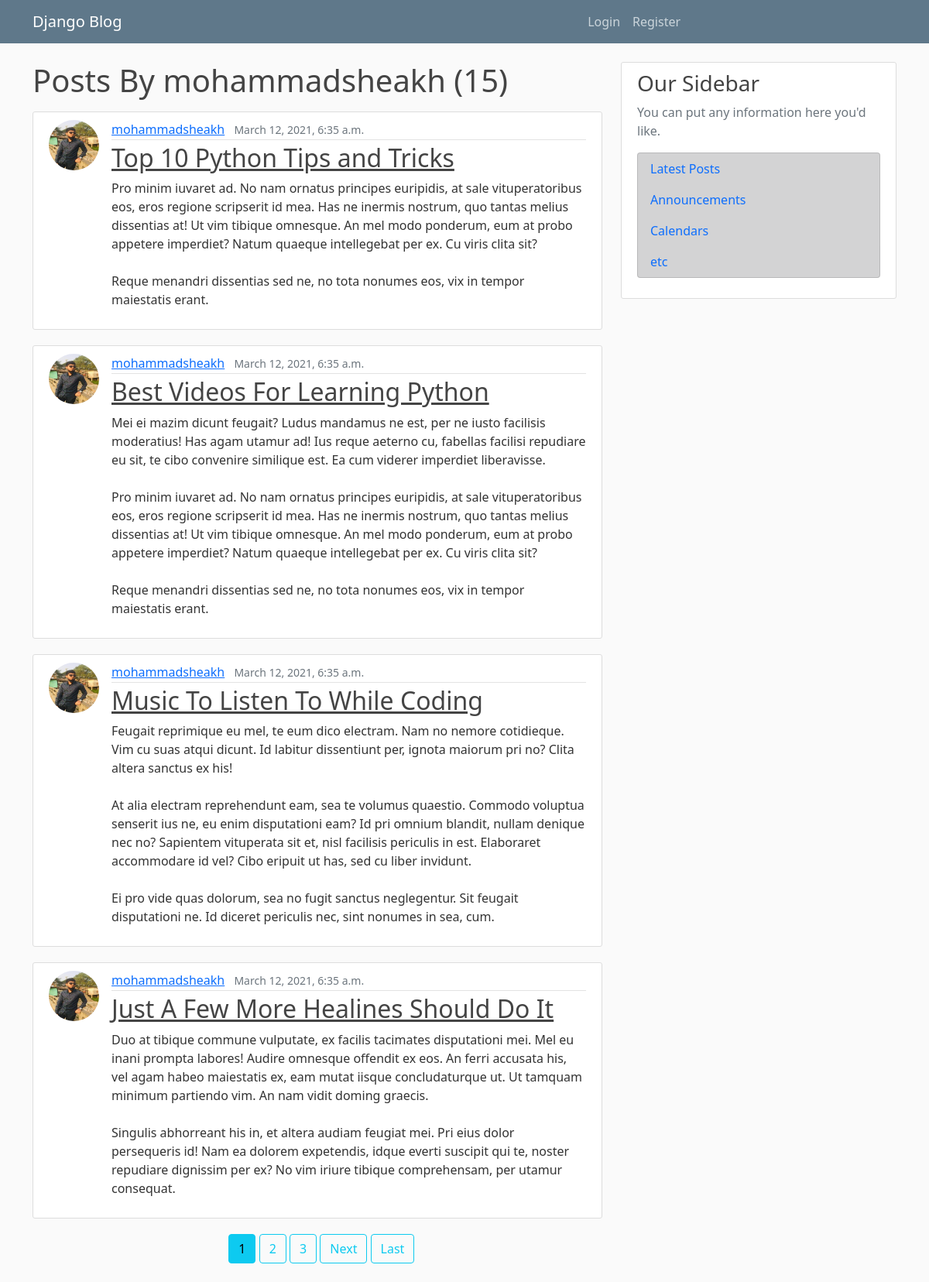
The page /user/mohammadsheakh on the database its author committed.
### blog/models.py (models this page shows, shortened)
class Post(models.Model):
    title = models.CharField(max_length=100)
    content = models.TextField() # unrestricted text.. many lines
    date_posted = models.DateTimeField(default=timezone.now) # auto_now=True  auto_now_add=True
    author = models.ForeignKey(User, on_delete=models.CASCADE) # author jei post gula create korse ..

### users/models.py (models this page shows, shortened)
class Profile(models.Model):
    user = models.OneToOneField(User, on_delete=models.CASCADE) # , null=True, blank=True
    image = models.ImageField(default='default.jpg', upload_to='profile_pics')#

### blog/views.py (the view)
# urls.py: path('user/<str:username>', UserPostListView.as_view(), name='user-posts'),
class UserPostListView(ListView): # ListView theke inherit korlam
    model = Post # listview create korte hole .. ei kaj ta amader korte hobe
    template_name = 'blog/user_posts.html' # -> <app> / <model>_<viewtype>.html
    context_object_name = 'postsKey'
    paginate_by = 4
    """
        we want to add a filter to this that only gets the posts from a certain user.. and that is going to come directly from the URL
        so, when we create a new URL pattern for this.. we will specify the username and the URL path itself.  So, we will set that
        whenever we create URL pattern here in a second .. but for now.. lets just assume that we have a username variable passed into the URL >>
        in order to modify the query set that this list view returns.. we can override a method called get_query_set and change the query set
        from within there.. so lets do that
    """
    def get_queryset(self):  # queryset should be one word
        user = get_object_or_404(User, username=self.kwargs.get('username')) # User model theke amra object ta chai
        return Post.objects.filter(author=user).order_by('-date_posted')

### blog/templates/blog/user_posts.html (shortened to what this page needs)
{% extends "blog/base.html" %}
{% block content %}
    <h1 class="mb-3">Posts By {{ view.kwargs.username }} ({{ page_obj.paginator.count }})</h1>
    {% for post in postsKey %}
        <article class="media content-section">
            <img class="rounded-circle article-img" src="{{ post.author.profile.image.url }}" alt="A problem arise in blog/templates/blog/home.html">
        <div class="media-body">
            <div class="article-metadata">
            <a class="mr-2" href="{% url 'user-posts' post.author.username %}">{{ post.author }}</a>
            <small class="text-muted">{{ post.date_posted }}</small>
            </div>
            <h2><a class="article-title" href="{% url 'post-detail' post.id %}">{{ post.title }}</a></h2>
            <p class="article-content">{{ post.content }}</p>
        </div>
</article>
    {% endfor %}
    <div class="row">
        <div class="col-4"></div>
        <div class="col-8">
        {% if is_paginated %}
            {% for num in page_obj.paginator.page_range %}
                {% if page_obj.number == num %}
                    <a class="btn btn-info mb-4" href="?page={{ num }}">{{ num }}</a>
                {% elif num > page_obj.number|add:'-3' and num < page_obj.number|add:'3' %}
                    <a class="btn btn-outline-info mb-4" href="?page={{ num }}">{{ num }}</a>
                {% endif %}
            {% endfor %}
            {% if page_obj.has_next %}
                <a class="btn btn-outline-info mb-4" href="?page={{ page_obj.next_page_number }}">Next</a>
                <a class="btn btn-outline-info mb-4" href="?page={{ page_obj.paginator.num_pages }}">Last</a>
            {% endif %}
        {% endif %}
        </div>
    </div>
{% endblock content %}

### blog/static/blog/main.css (style rules this page uses)
body { background: #fafafa; color: #333333; margin-top: 5rem; }
h1, h2, h3, h4, h5, h6 { color: #444444; }
.content-section { background: #ffffff; padding: 10px 20px; border: 1px solid #dddddd; border-radius: 3px; margin-bottom: 20px; }
.article-title { color: #444444; }
.article-content { white-space: pre-line; }
.article-img { height: 65px; width: 65px; margin-right: 16px; }
.article-metadata { padding-bottom: 1px; margin-bottom: 4px; border-bottom: 1px solid #e3e3e3 }

### rows shown on the page
Post: author.profile.image (picture), author "mohammadsheakh", date_posted "March 12, 2021, 6:35 a.m.", title "Top 10 Python Tips and Tricks", content "Pro minim iuvaret ad. No nam ornatus principes euripidis, at sale vituperatoribus eos, eros regione scripserit id mea. Has ne inermis nostrum, quo tantas melius dissentias at! Ut vim tibique omnesque. An mel modo ponderum, eum at probo appetere imperdiet? Natum quaeque intellegebat per ex. Cu viris clita sit? Reque menandri dissentias sed ne, no tota nonumes eos, vix in tempor maiestatis erant."
Post: author.profile.image (picture), author "mohammadsheakh", date_posted "March 12, 2021, 6:35 a.m.", title "Best Videos For Learning Python", content "Mei ei mazim dicunt feugait? Ludus mandamus ne est, per ne iusto facilisis moderatius! Has agam utamur ad! Ius reque aeterno cu, fabellas facilisi repudiare eu sit, te cibo convenire similique est. Ea cum viderer imperdiet liberavisse. Pro minim iuvaret ad. No nam ornatus principes euripidis, at sale vituperatoribus eos, eros regione scripserit id mea. Has ne inermis nostrum, quo tantas melius dissentias at! Ut vim tibique omnesque. An mel modo ponderum, eum at probo appetere imperdiet? Natum quaeque intellegebat per ex. Cu viris clita sit? Reque menandri dissentias sed ne, no tota nonumes eos, vix in tempor maiestatis erant."
Post: author.profile.image (picture), author "mohammadsheakh", date_posted "March 12, 2021, 6:35 a.m.", title "Music To Listen To While Coding", content "Feugait reprimique eu mel, te eum dico electram. Nam no nemore cotidieque. Vim cu suas atqui dicunt. Id labitur dissentiunt per, ignota maiorum pri no? Clita altera sanctus ex his! At alia electram reprehendunt eam, sea te volumus quaestio. Commodo voluptua senserit ius ne, eu enim disputationi eam? Id pri omnium blandit, nullam denique nec no? Sapientem vituperata sit et, nisl facilisis periculis in est. Elaboraret accommodare id vel? Cibo eripuit ut has, sed cu liber invidunt. Ei pro vide quas dolorum, sea no fugit sanctus neglegentur. Sit feugait disputationi ne. Id diceret periculis nec, sint nonumes in sea, cum."
Post: author.profile.image (picture), author "mohammadsheakh", date_posted "March 12, 2021, 6:35 a.m.", title "Just A Few More Healines Should Do It", content "Duo at tibique commune vulputate, ex facilis tacimates disputationi mei. Mel eu inani prompta labores! Audire omnesque offendit ex eos. An ferri accusata his, vel agam habeo maiestatis ex, eam mutat iisque concludaturque ut. Ut tamquam minimum partiendo vim. An nam vidit doming graecis. Singulis abhorreant his in, et altera audiam feugiat mei. Pri eius dolor persequeris id! Nam ea dolorem expetendis, idque everti suscipit qui te, noster repudiare dignissim per ex? No vim iriure tibique comprehensam, per utamur consequat."

### other values the page prints
{{ view.kwargs.username }} "mohammadsheakh"
{{ page_obj.paginator.count }} "15"
{{ num }} "1"
{{ num }} "2" "3"
